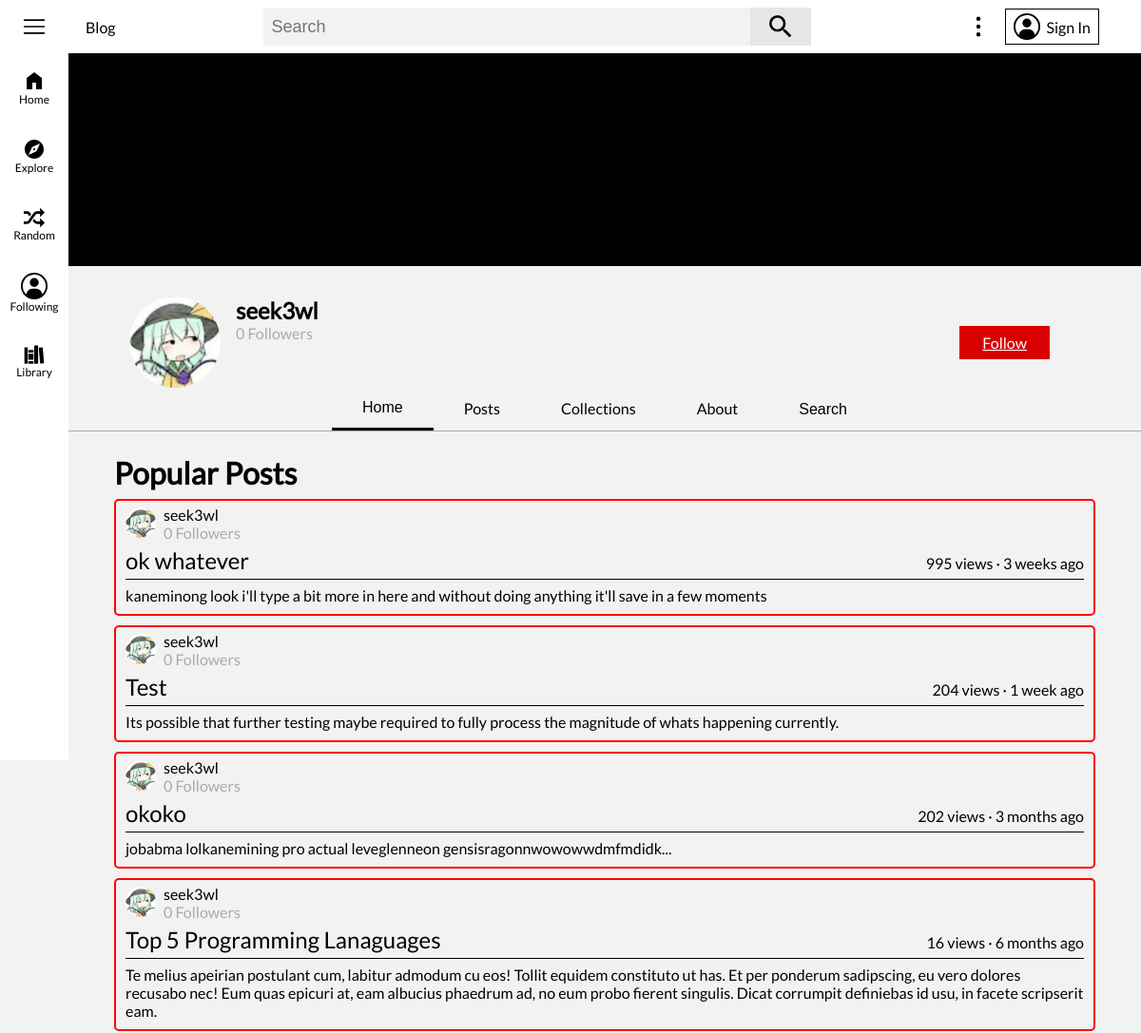
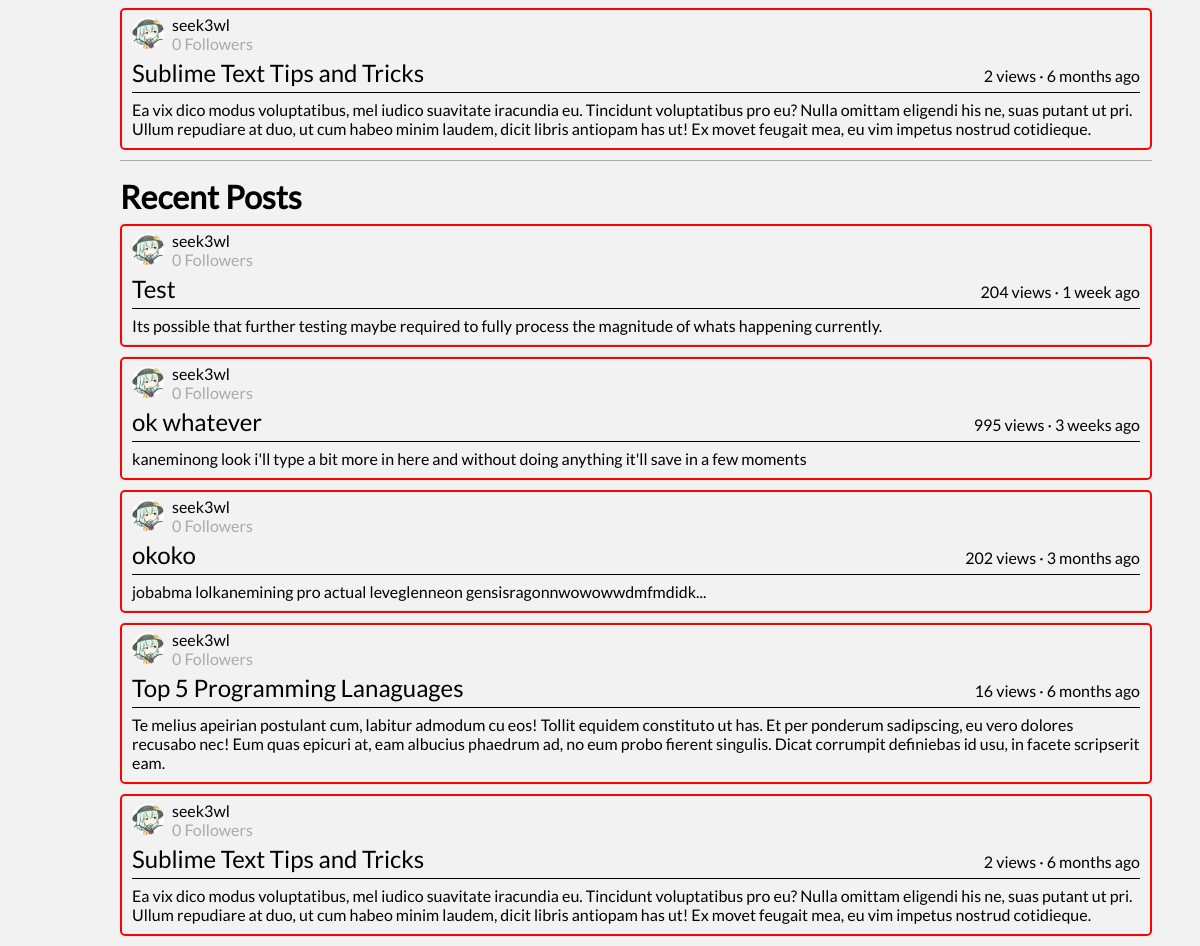
The app's page /user/seek3wl with its own data (2 pictures, top to bottom).
### flaskblog/models.py (models this page shows, shortened)
class User(db.Model, UserMixin):
	id = db.Column(db.Integer, primary_key=True)
	username = db.Column(db.String(16), unique=True, nullable=False)
	email = db.Column(db.String(120), unique=True, nullable=False)
	image_file = db.Column(db.String(20), nullable=False, default='default.png')
	banner_image = db.Column(db.String(20), nullable=False, default='default_banner.jpg')
	description = db.Column(db.String(120), nullable=True)
	password = db.Column(db.String(60), nullable=False)
	security_question = db.Column(db.String(120), nullable=True)
	security_question_answer = db.Column(db.String(120), nullable=True)
	date_joined = db.Column(db.DateTime, default=datetime.utcnow, nullable=False)
	following = db.relationship('User', secondary=user_user_follow,
								primaryjoin=id == user_user_follow.c.follower_user_id,
								secondaryjoin=id == user_user_follow.c.following_user_id,
								backref='followers')
	media_uploads = db.relationship('Media', backref='uploader', lazy=True)
	posts_cached = db.relationship('PostCache', backref='cache_author', lazy=True)
	posts = db.relationship('Post', backref='author', lazy=True)
	posts_viewed = db.relationship('Post', secondary=user_post_view, backref='viewers')
	posts_liked = db.relationship('Post', secondary=user_post_like, backref='post_likers')
	posts_disliked = db.relationship('Post', secondary=user_post_dislike, backref='post_dislikers')
	featured_post_id = db.Column(db.Integer, nullable=True)
	comments = db.relationship('Comment', backref='author', lazy=True)
	comments_liked = db.relationship('Comment', secondary=user_comment_like, backref='comment_likers')
	comments_disliked = db.relationship('Comment', secondary=user_comment_dislike, backref='comment_dislikers')
	collections = db.relationship('Collection', backref='author', lazy=True)

class Post(db.Model):
	id = db.Column(db.Integer, primary_key=True)
	user_id = db.Column(db.Integer, db.ForeignKey('user.id'), nullable=False)
	title = db.Column(db.String(120), nullable=False)
	description = db.Column(db.Text, nullable=True)
	date_posted = db.Column(db.DateTime, nullable=False, default=datetime.utcnow)
	content = db.Column(db.Text, nullable=False)
	views = db.Column(db.Integer, nullable=False, default=0)
	likes = db.Column(db.Integer, nullable=False, default=0)
	comments = db.relationship('Comment', backref='parent', lazy=True)
	tags = db.relationship('Tag', secondary=post_tag_cat, backref='posts_tagged')
	def date_posted_ago(self):
		date_posted = getattr(self, 'date_posted')
		return get_duration(date_posted)
	def collections_apart_of(self):
		collections_apart_of_list = []
		if current_user.is_authenticated:
			for collection in current_user.collections:
				if self in collection.posts:
					collections_apart_of_list.append(collection.id)
		return collections_apart_of_list

### flaskblog/users/routes.py (the view)
@users.route('/user/<string:username>')
def user_page(username):
	user = User.query.filter_by(username=username).first_or_404()
	update_banner_image_form = UpdateBannerImageForm()
	most_viewed_user_posts = Post.query.filter_by(user_id=user.id).order_by(Post.views.desc()).limit(5).all()
	most_recent_user_posts = Post.query.filter_by(user_id=user.id).order_by(Post.date_posted.desc()).limit(5).all()
	featured_post = Post.query.get(user.featured_post_id)
	posts = most_viewed_user_posts + most_recent_user_posts
	if featured_post:
		posts += featured_post
	limit_content = {}
	for post in posts:
		splinted = re.split('{{|}}', post.content)
		for i, splint in enumerate(splinted):
			if splint == '':
				splinted.pop(i)
			elif '*/#|>' in splint:
				splinted.pop(i)
		if len(splinted[0].split()) > 17:
			limit_content[post.id] = splinted[0].split('\n')[0]
		else:
			limit_content[post.id] = splinted[0] + '...'
	return render_template('/user_pages/user_page.html', title=username, user=user, featured_post=featured_post,
						   most_viewed_user_posts=most_viewed_user_posts, most_recent_user_posts=most_recent_user_posts,
						   limit_content=limit_content, update_banner_image_form=update_banner_image_form)

### flaskblog/users/forms.py
class UpdateBannerImageForm(FlaskForm):
	image_file = FileField(validators=[FileAllowed(['png', 'jpg', 'gif'])])
	submit = SubmitField()

### flaskblog/main/forms.py
class SearchForm(FlaskForm):
    search_field = SearchField()

### flaskblog/main/routes.py (called while the page is built)
@main.app_context_processor
def inject_template_globals():
	if current_user.is_authenticated:
		image_file_2 = current_user.image_file
	else:
		image_file_2 = 'default.jpg'
	has_post_cache = False
	if current_user.is_authenticated:
		if PostCache.query.filter_by(user_id=current_user.id):
			has_post_cache = True
	return dict(image_file=url_for('static', filename=f'images/profile_pics/{image_file_2}'),
				search_form=SearchForm(), has_post_cache=has_post_cache)

### flaskblog/templates/user_pages/user_page.html (shortened to what this page needs)
{% extends "base.html" %}
{% block body %}
	<div id="main-body-nm">
		<div id="user-page-header">
			{{ macros.user_page_nav(user=user, current_user=current_user, update_banner_image_form=update_banner_image_form, current_location="Home") }}
			<div id="user-page-body">
				<div style="margin-bottom: 16px; border-bottom: 1px groove #aaa;">
					<h1 style="margin-bottom: 8px;">Popular Posts</h1>
					{% for post in most_viewed_user_posts %}
						{{ macros.minimized_post(current_user, post, limit_content) }}
					{% endfor %}
				</div>
				<div>
					<h1 style="margin-bottom: 8px;">Recent Posts</h1>
					{% for post in most_recent_user_posts %}
						{{ macros.minimized_post(current_user, post, limit_content) }}
					{% endfor %}
				</div>
			</div>
		</div>
	</div>
{% endblock %}

### flaskblog/templates/macros/macros.html (shortened to what this page needs)
{% macro minimized_post(current_user, post, limit_content) %}
	<article class="post-container" data-id="{{ post.id }}" data-collections="{{ post.collections_apart_of() }}">
		<div class="post-header">
			<div class="post-author">
				<a href="{{ url_for('users.user_page', username=post.author.username) }}">
					<img class="post-user-img" height="32" width="32" draggable="false" src="{{ url_for('static', filename='images/profile_pics/' + post.author.image_file) }}">
				</a>
				<div class="post-header-info">
					<a href="{{ url_for('users.user_page', username=post.author.username) }}">
						{{ post.author.username }}
					</a>
					<span>{{ post.author.followers|length }} Followers</span>
				</div>
			</div>
		</div>
		<div class="post-title">
			<a href="{{ url_for('posts.post', post_id=post.id) }}">{{ post.title }}</a>
			{{ post.views }} views · {{ post.date_posted_ago() }}
		</div>
		<p class="post-content">{{ limit_content[post.id] }}</p>
	</article>
{% endmacro %}
{% macro user_page_nav(user, current_user, update_banner_image_form, current_location) %}
	<div id="user-page-header-background">
		<img id="user-page-header-background-img" src="{{ url_for('static', filename='images/user_banners/' + user.banner_image) }}">
	</div>
	<div id="user-page-header-info">
		<div style="display: flex;">
			<img class="followed-user-img" height="96px" width="96px" draggable="false" src="{{ url_for('static', filename='images/profile_pics/' + user.image_file) }}">
			<div id="user-page-header-info-info">
				<h2>{{ user.username }}</h2>
				<span class="text-muted">{{ user.followers|length }} Followers</span>
			</div>
		</div>
		<div>
			{% if current_user.is_authenticated %}
				{% if current_user != user %}
					{% if is_following(user) %}
						<button class="following-button" style="margin-right: 32px;">Following</button>
					{% else %}
						<button class="follow-button" style="margin-right: 32px;">Follow</button>
					{% endif %}
				{% endif %}
			{% else %}
				<a class="follow-button" style="margin-right: 32px;" href="{{ url_for('users.signin', next=url_for('users.user_page', username=user.username)) }}">Follow</a>
			{% endif %}
		</div>
	</div>
	<div id="user-page-nav-container">
		<nav id="user-page-nav">
			{% for location, url in {"Home": url_for("users.user_page", username=user.username), "Posts": url_for("users.user_posts", username=user.username), "Collections": url_for("users.user_collections", username=user.username), "About": url_for("users.user_about", username=user.username)}.items() %}
				{% if current_location == location %}
					<button class="user-page-nav-item user-page-nav-item-selected">{{ location }}</button>
				{% else %}
					<a class="user-page-nav-item" href="{{ url }}">{{ location }}</a>
				{% endif %}
			{% endfor %}
			<button class="user-page-nav-item">Search</button>
		</nav>
	</div>
{% endmacro %}

### flaskblog/static/main.css (style rules this page uses)
[data-theme="light"] { --primary-color: #f2f2f2; --secondary-color: #fff; --tertiary-color: #e6e6e6; --color-sceme: #f00; --search-box: #f2f2f2; --side-menu-color: #e6e6e6; --primary-text: #000; --secondary-text: #aaa; --primary-icon: #000; }
.text-muted { color: var(--secondary-text); }
body { margin: 0; padding: 0; background-color: var(--primary-color); font-family: 'Lato', sans-serif; }
p, h1, h2, h3, h4, h5, h6, span { color: var(--primary-text); margin: 0px; padding: 0px; }
a { color: #3ea6ff; margin: 0; padding: 0; }
button { cursor: pointer; margin: 0; padding: 0; }
nav a { color: var(--primary-text); font-weight: 400; font-size: 16px; text-decoration: none; }
#search-input { height: 40px; width: 512px; padding: 0 8px; color: var(--primary-text); font-size: 18px; outline: none; background-color: var(--search-box); border: none; }
#main-body-nm { display: flex; flex-direction: column; color: var(--primary-text); padding: 56px 0 0 72px; }
.post-container { display: flex; flex-direction: column; color: var(--primary-text); padding-top: 5px; padding-left: 10px; padding-right: 10px; margin-bottom: 10px; border-radius: 5px; border: 2px solid var(--color-sceme); }
.post-header { display: flex; align-items: center; justify-content: space-between; }
.post-author { display: flex; align-items: center; }
.post-user-img { border-radius: 50px; }
.post-header-info { display: flex; flex-direction: column; padding-left: 8px; }
.post-header-info a { color: var(--primary-text); text-decoration: none; }
.post-header-info span { color: var(--secondary-text); }
.post-title { display: flex; align-items: baseline; justify-content: space-between; border-bottom: 1px solid var(--primary-text); }
.post-title a { color: var(--primary-text); font-size: 24px; text-decoration: none; margin-top: 5px; margin-bottom: 5px; }
.post-content { color: var(--primary-text); white-space: pre-line; margin-top: 7px; margin-bottom: 10px; }
.followed-user-img { border-radius: 80px; }
#user-page-header { display: flex; flex-direction: column; }
#user-page-header-background { position: relative; display: flex; flex-direction: column; align-items: center; }
#user-page-header-background-img { height: 224px; width: 100%; object-fit: cover; object-position: 100% 0; }
#user-page-header-info { display: flex; justify-content: space-between; align-items: center; padding: 32px 64px 0; }
#user-page-header-info-info { display: flex; flex-direction: column; margin-left: 16px; color: var(--primary-text); }
#user-page-nav-container { display: flex; flex-direction: column; align-items: center; width: 100%; color: var(--secondary-text); border-bottom: 1px groove var(--secondary-text); }
#user-page-nav { display: flex; }
.user-page-nav-item { padding: 12px 32px; color: var(--primary-text); font-size: 16px; background-color: transparent; border: none; }
.user-page-nav-item-selected { border-bottom: 3px solid var(--primary-text); }
#user-page-body { display: flex; flex-direction: column; padding: 24px 48px 0; }
.follow-button { margin-left: 16px; padding: 8px 24px; color: #fff; background-color: #d80000; border: none; }

### records on screen
User: banner_image (picture), image_file (picture), username "seek3wl"
Post: image_file (picture), author.username "seek3wl", author.followers|length "0", title "ok whatever", views "995", date_posted_ago "3 weeks ago", limit_content "kaneminong look i'll type a bit more in here and without doing anything it'll save in a few moments"
Post: image_file (picture), author.username "seek3wl", author.followers|length "0", title "Test", views "204", date_posted_ago "1 week ago", limit_content "Its possible that further testing maybe required to fully process the magnitude of whats happening currently."
Post: image_file (picture), author.username "seek3wl", author.followers|length "0", title "okoko", views "202", date_posted_ago "3 months ago", limit_content "jobabma lolkanemining pro actual leveglenneon gensisragonnwowowwdmfmdidk..."
Post: image_file (picture), author.username "seek3wl", author.followers|length "0", title "Top 5 Programming Lanaguages", views "16", date_posted_ago "6 months ago", limit_content "Te melius apeirian postulant cum, labitur admodum cu eos! Tollit equidem constituto ut has. Et per ponderum sadipscing, eu vero dolores recusabo nec! Eum quas epicuri at, eam albucius phaedrum ad, no eum probo fierent singulis. Dicat corrumpit definiebas id usu, in facete scripserit eam."
Post: image_file (picture), author.username "seek3wl", author.followers|length "0", title "Sublime Text Tips and Tricks", views "2", date_posted_ago "6 months ago", limit_content "Ea vix dico modus voluptatibus, mel iudico suavitate iracundia eu. Tincidunt voluptatibus pro eu? Nulla omittam eligendi his ne, suas putant ut pri. Ullum repudiare at duo, ut cum habeo minim laudem, dicit libris antiopam has ut! Ex movet feugait mea, eu vim impetus nostrud cotidieque."

### other values on screen
{{ user.followers|length }} "0"
{{ location }} "Home"
{{ location }} "Posts" "Collections" "About"
